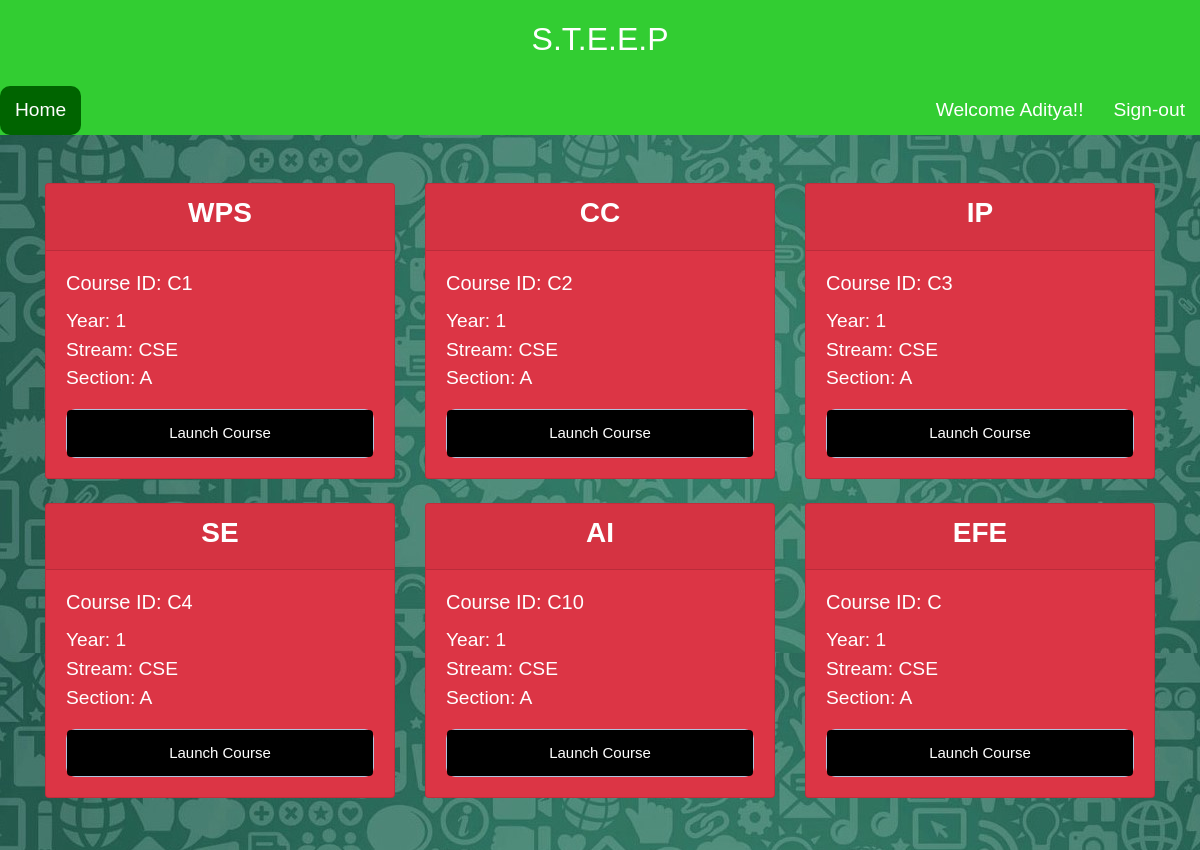
The page /STEEP/index.php (signed in) on the database its author committed.
### tables this page shows
CREATE TABLE `course` (
  `c_name` varchar(50) NOT NULL,
  `c_id` varchar(50) NOT NULL,
  `c_start` date NOT NULL,
  `c_end` date NOT NULL,
  `c_year` int(11) NOT NULL,
  `c_stream` varchar(50) NOT NULL,
  `c_section` varchar(50) NOT NULL,
  `faculty_id` varchar(50) NOT NULL
);

### STEEP/index.php (the view, shortened to what this page needs)
<!DOCTYPE html>
<html>
<head>
	<link rel="stylesheet" href="https://stackpath.bootstrapcdn.com/bootstrap/4.3.1/css/bootstrap.min.css">
<link rel="stylesheet" type="text/css" href="style.css">
</head>
<body>
<div class="title">
		<h2>S.T.E.E.P</h2>
	</div>
	<div class="topnav">
		<a class="active" href="#">Home</a>
		<?php  if (isset($_SESSION['username'])) : ?>
		<a style="float:right;"   href="index.php?logout='1'">Sign-out</a>
		<a style="float:right;" href="#">Welcome <?php echo $_SESSION['username']; ?>!!</a>
		<?php endif ?>
	</div>
<div class="album py-5 ">
        <div class="container">
				<div class="row">
<?php
$db = mysqli_connect('localhost', 'root', '', 'steep') or die(mysqli_error());
$fid = $_SESSION['student_id'];
$course_query = "SELECT * FROM course WHERE c_id in (SELECT c_id FROM student_takes_course WHERE s_roll = '$fid')";
	$result = mysqli_query($db, $course_query);
	if(mysqli_num_rows($result)!=0)
	{
	while($course = mysqli_fetch_assoc($result))
	{
		$Today = date('Y-m-d');
    $Today=date('Y-m-d', strtotime($Today));
$end = date('Y-m-d', strtotime($course['c_end']));
		?>
	<div class="col-md-4" style="	  position: static;">
		 <?php  if  ($Today>$end) : ?>
		 <div class="card mb-4 box-shadow	 text-white bg-danger mb-3" style="	  position: static;">
		 <?php  endif ?>
							<div class="card-header"><center><h3><b><?php echo $course['c_name']; ?></b></h3></center></div>
							<div class="card-body">
							<h5 class="card-title">Course ID: <?php echo $course['c_id']; ?></h5>
							<p class="card-text">Year: <?php echo $course['c_year']; ?><br>Stream: <?php echo $course['c_stream']; ?><br>Section: <?php echo $course['c_section']; ?></p>
							<div class="d-flex justify-content-between align-items-center">
										<form	 style=" padding:0px;  border-radius:10px; position: static; " action="course_assignment1_student.php" method="get">
										<fieldset style="border:none; ">
										<input style="background-color:black; width:100%;" type="submit" class="btn btn-primary"  value="Launch Course" style="width:100%;">
	</fieldset>
                  	</form>
                  </div>
                </div>
              </div>
						</div>
    <?php
	}
}
	else{
			?>
<div  class="error" class="container-fluid" style="width:100%; border-radius=5px; ">
        <p ><h2><center>Courses are Yet to be Created!!!</center></h2>
         </div>
        <?php
	}
?>
</div>
</div>
</div>
</body>
</html>

### STEEP/style.css (style rules this page uses)
* { margin: 0px; padding: 0px; }
body { font-size: 120%; background-image: url("whatsapp1.jpg"); font-family: Arial; }
form, .content { width: 130%; margin: 0px auto; padding: 20px; border: 1px solid #B0C4DE; background: white; border-radius: 0px 0px 10px 10px; }
.btn { padding: 10px; font-size: 15px; color: white; background: #5F9EA0; border: none; border-radius: 5px; }
input[type=submit], button { background-color: green; color: white; padding: 12px 20px; border: none; border-radius: 4px; cursor: pointer; float: right; }
.topnav { overflow:hidden; background-color:rgb(50, 205, 50); position: sticky; position: -webkit-sticky; top: 0; }
.topnav a { display:block; float:left; text-decoration:none; text-align:center; padding :10px 15px; color:white; border-radius: 10px; }
.topnav a.active { background-color:rgb(0, 100, 0); }
.title { text-align:center; background-color:rgb(50, 205, 50); color:white; padding:20px; }
.row:after { content: ""; display: table; clear: both; }

### rows shown on the page
course: c_name "WPS", c_id "C1", c_year "1", c_stream "CSE", c_section "A"
course: c_name "CC", c_id "C2", c_year "1", c_stream "CSE", c_section "A"
course: c_name "IP", c_id "C3", c_year "1", c_stream "CSE", c_section "A"
course: c_name "SE", c_id "C4", c_year "1", c_stream "CSE", c_section "A"
course: c_name "AI", c_id "C10", c_year "1", c_stream "CSE", c_section "A"
course: c_name "EFE", c_id "C", c_year "1", c_stream "CSE", c_section "A"

### other values the page prints
$_SESSION['username'] "Aditya"
